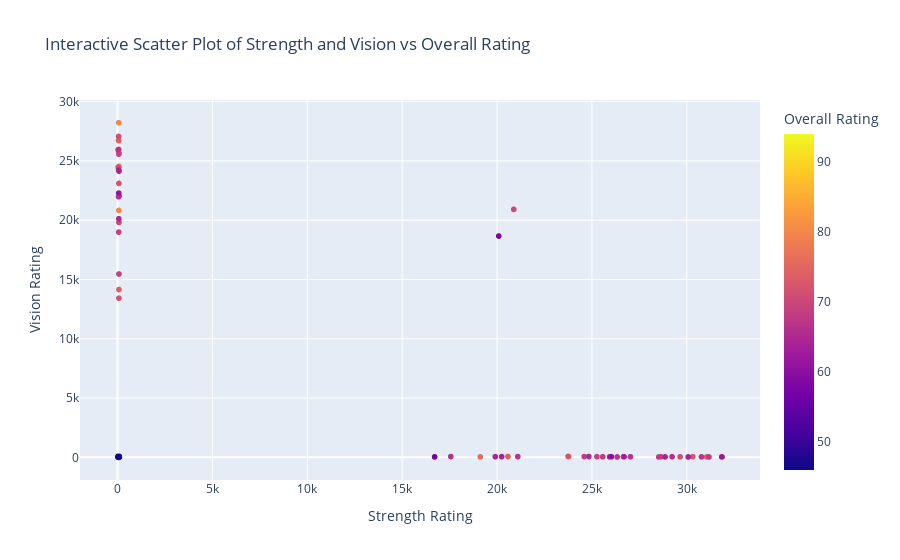

Notebook cell for this chart:
### Markdown cell above
### Exercise 5

Embracing modern tools, we want to utilise Plotly to create an interactive visualisation. This dynamic plot will empower us to explore the intricate relationships between our categories. We also want to include hover information to add an extra layer of insight for more informed decision-making.

Implement an interactive visualisation using Plotly to allow users to explore the relationship between `Strength`, `Vision`, and the `Overall` rating using the **hover information** feature to allow the user to have an interactive view of the data.

Arrange the plot as follows:

* Place `Strength` on the x-axis.
* Place `Vision` on the y-axis.
* Colour-code the points to represent the `Overall` rating.
* Include a hover that has the name of the player as well as the  `Strength`, `Vision`, and `Overall` ratings for each player.

### Code cell
# insert code here
# insert code here
import plotly.express as px

# Scatter plot using Plotly
fig = px.scatter(soccer_df, x='Strength', y='Vision', color='Overall', hover_name='Name',
                 title='Interactive Scatter Plot of Strength and Vision vs Overall Rating',
                 labels={'Strength': 'Strength Rating', 'Vision': 'Vision Rating', 'Overall': 'Overall Rating'})

# Show the interactive plot
fig.show()

### Figure 1 — Plotly figure (JSON) as saved in the notebook; plotly's stock layout.template omitted (floating-point values rounded to 4 significant figures; data arrays with more than 128 entries replaced by an {"elided": "..."} marker saying what was removed)
{"data": [{"hovertemplate": "<b>%{hovertext}</b><br><br>Strength Rating=%{x}<br>Vision Rating=%{y}<br>Overall Rating=%{marker.color}<extra></extra>", "hovertext": {"elided": "17981 str values"}, "legendgroup": "", "marker": {"color": {"elided": "17981 int values"}, "coloraxis": "coloraxis", "symbol": "circle"}, "mode": "markers", "name": "", "showlegend": false, "type": "scattergl", "x": {"elided": "17981 int values"}, "xaxis": "x", "y": {"elided": "17981 int values"}, "yaxis": "y"}], "layout": {"coloraxis": {"colorbar": {"title": {"text": "Overall Rating"}}, "colorscale": [[0, "#0d0887"], [0.1111, "#46039f"], [0.2222, "#7201a8"], [0.3333, "#9c179e"], [0.4444, "#bd3786"], [0.5556, "#d8576b"], [0.6667, "#ed7953"], [0.7778, "#fb9f3a"], [0.8889, "#fdca26"], [1, "#f0f921"]]}, "legend": {"tracegroupgap": 0}, "title": {"text": "Interactive Scatter Plot of Strength and Vision vs Overall Rating"}, "xaxis": {"anchor": "y", "domain": [0, 1], "title": {"text": "Strength Rating"}}, "yaxis": {"anchor": "x", "domain": [0, 1], "title": {"text": "Vision Rating"}}}}
